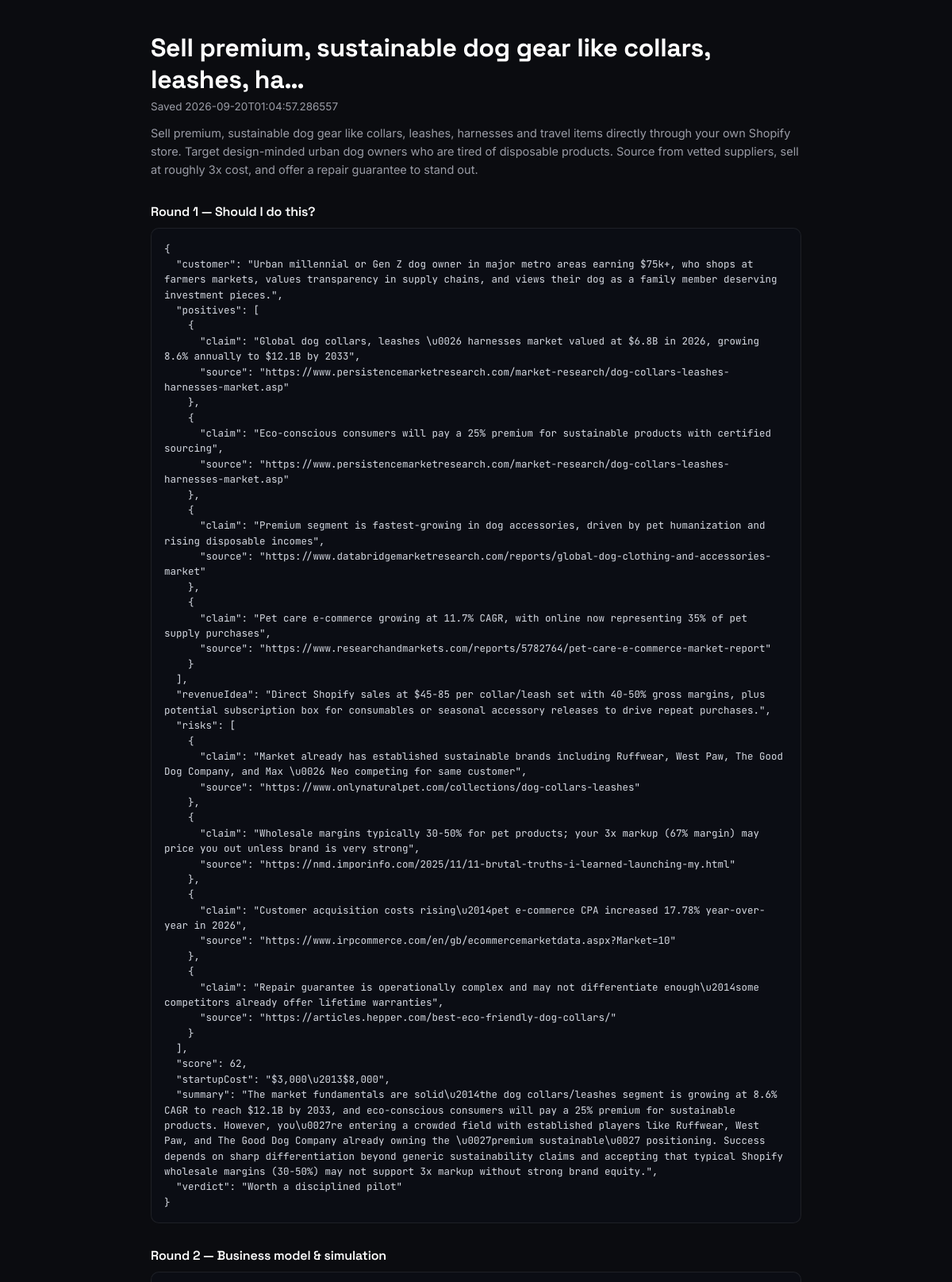
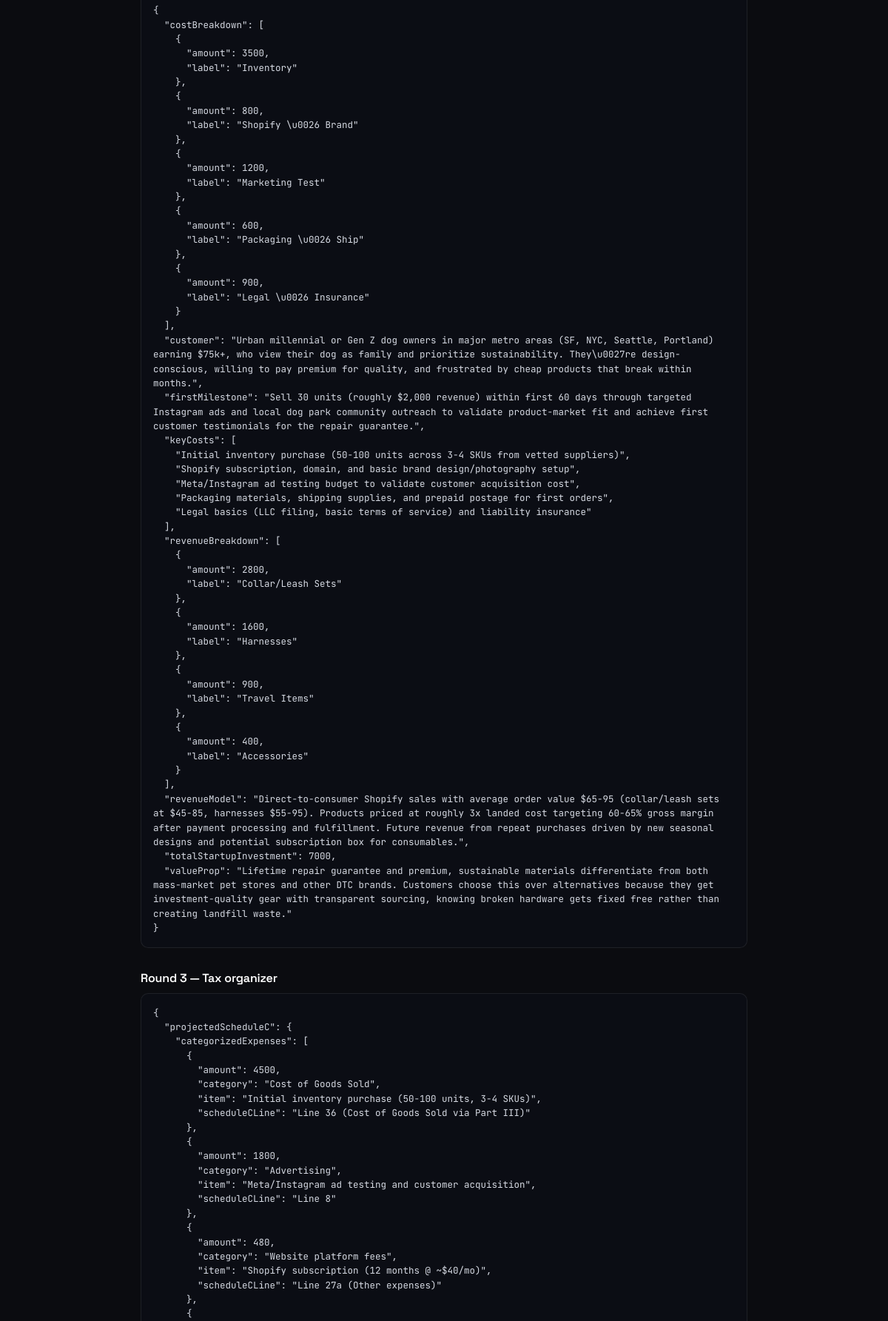
Screenshot of /submissions/3/view (signed in, upper part) with the database file from the repository (2 pictures, top to bottom).
### models.py (models this page shows)
class Submission(db.Model):
    __tablename__ = "submissions"
    id = db.Column(db.Integer, primary_key=True)
    user_id = db.Column(db.Integer, db.ForeignKey("users.id"), nullable=False, index=True)
    idea = db.Column(db.Text, nullable=False)
    case_name = db.Column(db.String(255), nullable=True)
    budget = db.Column(db.String(120), nullable=True)
    location = db.Column(db.String(255), nullable=True)
    analyze_result = db.Column(db.JSON, nullable=True)
    model_result = db.Column(db.JSON, nullable=True)
    tax_result = db.Column(db.JSON, nullable=True)
    created_at = db.Column(db.DateTime, default=datetime.utcnow, nullable=False)
    updated_at = db.Column(db.DateTime, default=datetime.utcnow, onupdate=datetime.utcnow, nullable=False)
    def to_dict(self):
        return {
            "id": self.id,
            "idea": self.idea,
            "caseName": self.case_name,
            "budget": self.budget,
            "location": self.location,
            "analyzeResult": self.analyze_result,
            "modelResult": self.model_result,
            "taxResult": self.tax_result,
            "createdAt": self.created_at.isoformat(),
            "updatedAt": self.updated_at.isoformat(),
        }

### app.py (the view)
@app.route("/submissions/<int:submission_id>/view")
@login_required
@limiter.limit("100 per hour")
def view_submission(submission_id):
    user = current_user()
    submission = Submission.query.filter_by(id=submission_id, user_id=user.id).first()
    if not submission:
        return "Not found", 404
    return render_template("view_submission.html", sub=submission.to_dict())

### app.py (called while the page is built)
def current_user():
    user_id = session.get("user_id")
    if not user_id:
        return None
    return db.session.get(User, user_id)

def login_required(view):
    @wraps(view)
    def wrapped(*args, **kwargs):
        if not current_user():
            return jsonify({"error": "Sign in required"}), 401
        return view(*args, **kwargs)
    return wrapped

    @app.after_request
    def no_cache_static(response):
        if any(ct in (response.content_type or "") for ct in ["text/css", "application/javascript", "image/", "text/html"]):
            response.cache_control.no_cache = True
            response.cache_control.no_store = True
            response.cache_control.must_revalidate = True
        return response

### templates/view_submission.html (shortened to what this page needs)
<!DOCTYPE html>
<html lang="en">
<head>
<link rel="stylesheet" href="{{ url_for('static', filename='style.css') }}">
</head>
<body>
<div class="view-wrap">
  <div class="view-header">
    <h1>{{ sub.caseName or (sub.idea[:60] + ('…' if sub.idea|length > 60 else '')) }}</h1>
    <div class="view-meta">
      Saved {{ sub.updatedAt }}
    </div>
    <div class="view-idea">{{ sub.idea }}</div>
  </div>
  <div class="view-section">
    <h2>Round 1 — Should I do this?</h2>
    {% if sub.analyzeResult %}
      <div class="view-json">{{ sub.analyzeResult | tojson(indent=2) }}</div>
    {% else %}
      <div class="view-empty">Not run for this idea.</div>
    {% endif %}
  </div>
  <div class="view-section">
    <h2>Round 2 — Business model &amp; simulation</h2>
    {% if sub.modelResult %}
      <div class="view-json">{{ sub.modelResult | tojson(indent=2) }}</div>
    {% else %}
      <div class="view-empty">Not run for this idea.</div>
    {% endif %}
  </div>
  <div class="view-section">
    <h2>Round 3 — Tax organizer</h2>
    {% if sub.taxResult %}
      <div class="view-json">{{ sub.taxResult | tojson(indent=2) }}</div>
    {% else %}
      <div class="view-empty">Not run for this idea.</div>
    {% endif %}
  </div>
</div>
</body>
</html>

### static/style.css (style rules this page uses)
:root { --bg: #0b0c10; --panel: #131418; --panel-raised: #17181d; --ink: #f3f4f6; --ink-soft: #9a9ca6; --ink-dim: #6b6d78; --line: rgba(255, 255, 255, 0.08); --line-bright: rgba(255, 255, 255, 0.14); --accent: #5b8def; --accent-ink: #eaf1ff; --good: #3ecf8e; --warn: #e0a930; --bad: #f0575e; --radius: 12px; --radius-sm: 8px; box-sizing: border-box; }
* { box-sizing: border-box; }
html, body { height: 100%; }
body { margin: 0; background: var(--bg); color: var(--ink); font-family: 'Inter', sans-serif; -webkit-font-smoothing: antialiased; position: relative; }
h1, h2, h3 { font-family: 'Space Grotesk', sans-serif; letter-spacing: -0.01em; }

### templates/view_submission.html (style rules this page uses)
body { padding: 40px 20px 80px; }
.view-wrap { max-width: 820px; margin: 0 auto; }
.view-header { margin-bottom: 28px; }
.view-header h1 { font-size: clamp(24px, 3.4vw, 32px); margin: 0 0 6px; font-weight: 700; color: #fff; }
.view-meta { color: var(--ink-soft); font-size: 13.5px; }
.view-idea { margin-top: 14px; color: var(--ink-soft); font-size: 14.5px; line-height: 1.6; white-space: pre-wrap; }
.view-section { margin-top: 30px; }
.view-section h2 { font-size: 16px; font-weight: 600; color: #fff; margin: 0 0 10px; }
.view-json { background: #0b0d14; border: 1px solid var(--line); border-radius: 10px; padding: 16px; font-family: 'JetBrains Mono', monospace; font-size: 12.5px; line-height: 1.55; color: #d6dae3; overflow-x: auto; white-space: pre-wrap; word-break: break-word; }

### rows the page displays
Submission: idea "Sell premium, sustainable dog gear like collars, leashes, ha…", idea "Sell premium, sustainable dog gear like collars, leashes, harnesses and travel items directly through your own Shopify store. Target design-minded urban dog owners who are tired of disposable products. Source from vetted suppliers, sell at roughly 3x cost, and offer a repair guarantee to stand out."

### other values shown
{{ sub.updatedAt }} "2026-09-20T01:04:57.286557"
